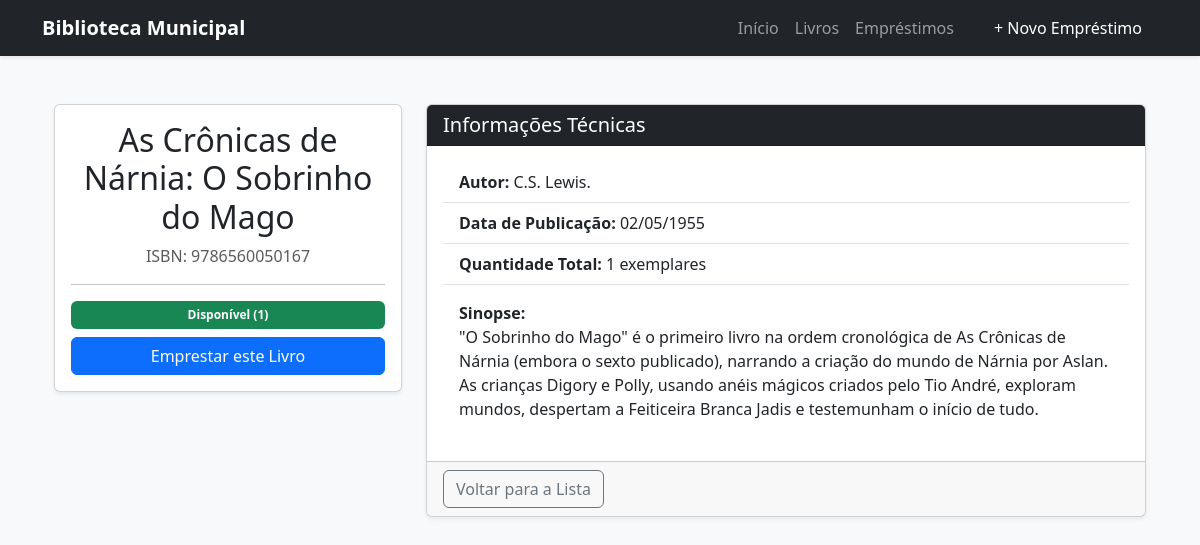
The app's page /books/7/ with its own data.
### books/models.py (models this page shows, shortened)
class Book(models.Model):
    title = models.CharField(max_length=200)
    author = models.ForeignKey(Author, on_delete=models.CASCADE)
    published_date = models.DateField()
    total_quantity = models.PositiveIntegerField(default=1)
    available_quantity = models.PositiveIntegerField(default=1)
    in_stock = models.BooleanField(default=True) # novo campo para indicar se o livro está em estoque
    isbn = models.CharField(max_length=13, unique=True)
    is_available = models.BooleanField(default=True) # novo campo para indicar se o livro está disponível para empréstimo
    synopsis = models.TextField(blank=True, null=True, verbose_name="Sinopse")

class Author(models.Model):
    name = models.CharField(max_length=100)
    birth_date = models.DateField()
    def __str__(self):
        return self.name

### books/views.py (the view)
# urls.py: path('books/<int:pk>/', views.BookDetailView.as_view(), name='book_detail'),
class BookDetailView(DetailView):
    model = Book
    template_name = 'books/book_detail.html'
    context_object_name = 'book'
    def get_context_data(self, **kwargs):
        context = super().get_context_data(**kwargs)
        context['history'] = Loan.objects.filter(book=self.object).order_by('-loan_date')
        return context

### books/templates/books/book_detail.html
{% extends 'base.html' %}
{% block content %}
<div class="container mt-5">
    <div class="row">
        <div class="col-md-4">
            <div class="card shadow-sm">
                <div class="card-body text-center">
                    <h2 class="card-title">{{ book.title }}</h2>
                    <p class="text-muted">ISBN: {{ book.isbn }}</p>
                    <hr>
                    <div class="d-grid gap-2">
                        {% if book.available_quantity > 0 %}
                            <span class="badge bg-success p-2">Disponível ({{ book.available_quantity }})</span>
                            <a href="{% url 'loan_create' %}" class="btn btn-primary">Emprestar este Livro</a>
                        {% else %}
                            <span class="badge bg-danger p-2">Indisponível no Momento</span>
                        {% endif %}
                    </div>
                </div>
            </div>
        </div>
        <div class="col-md-8">
            <div class="card shadow-sm">
                <div class="card-header bg-dark text-white">
                    <h5 class="mb-0">Informações Técnicas</h5>
                </div>
                <div class="card-body">
                    <ul class="list-group list-group-flush">
                        <li class="list-group-item"><strong>Autor:</strong> {{ book.author }}</li>
                        <li class="list-group-item"><strong>Data de Publicação:</strong> {{ book.published_date|date:"d/m/Y" }}</li>
                        <li class="list-group-item"><strong>Quantidade Total:</strong> {{ book.total_quantity }} exemplares</li>
                        <li class="list-group-item">
                            <p class="mt-2">
                              <strong>Sinopse:</strong><br>
                               {{ book.synopsis|default:"Texto da sinopse não encontrado no banco." }}
                            </p>
                        </li>
                    </ul>
                </div>
                <div class="card-footer">
                    <a href="{% url 'book_list' %}" class="btn btn-outline-secondary">Voltar para a Lista</a>
                </div>
            </div>
        </div>
    </div>
</div>
{% endblock %}

### records on screen
Book: title "As Crônicas de Nárnia: O Sobrinho do Mago", isbn "9786560050167", available_quantity "1", author "C.S. Lewis.", published_date "02/05/1955", total_quantity "1", synopsis "\"O Sobrinho do Mago\" é o primeiro livro na ordem cronológica de As Crônicas de Nárnia (embora o sexto publicado), narrando a criação do mundo de Nárnia por Aslan. As crianças Digory e Polly, usando anéis mágicos criados pelo Tio André, exploram mundos, despertam a Feiticeira Branca Jadis e testemunham o início de tudo."
